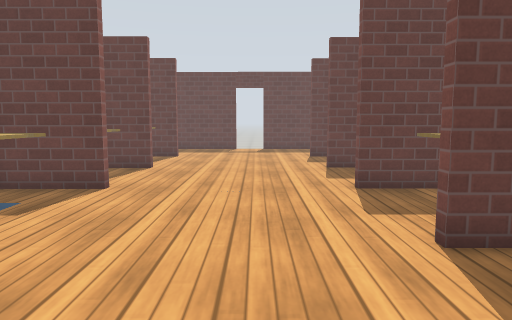
view 1 (above)

17 first-person views from a walk through a Gazebo world. The camera is 0.9 m above the floor, tilts 6° down and sees 70° across. The floor is counted in squares, 0.5 m on a side. Each view is taken from the middle of a square. On the plan, view 1 faces up. The plan holds only what a view shows up to about 18 squares ahead; the rest is blank. Gazebo's built-in surfaces are drawn with simple patterns.

view 2
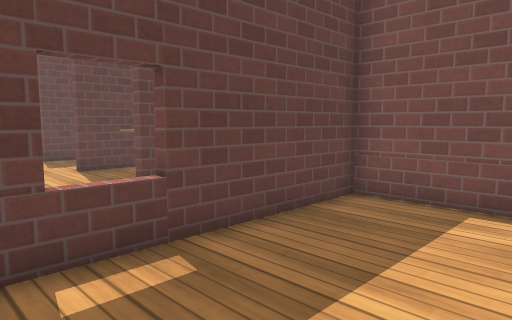

view 3
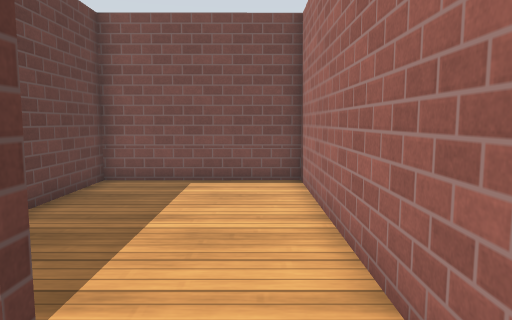

view 4
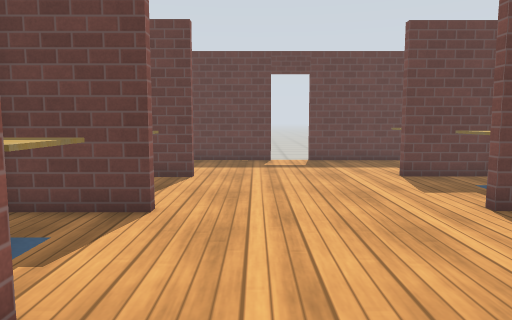

view 5
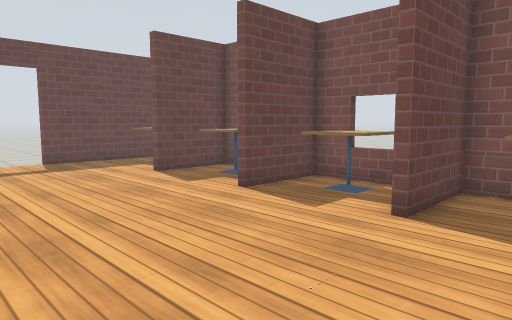

view 6
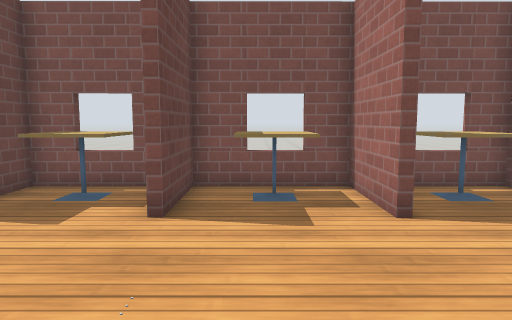

view 7
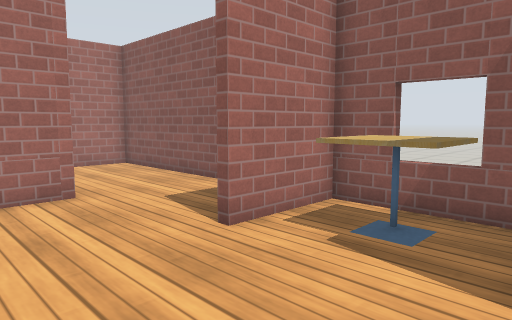

view 8
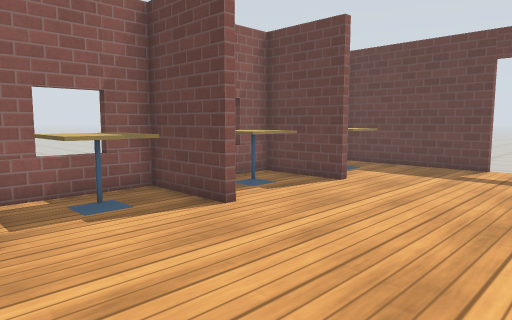

view 9
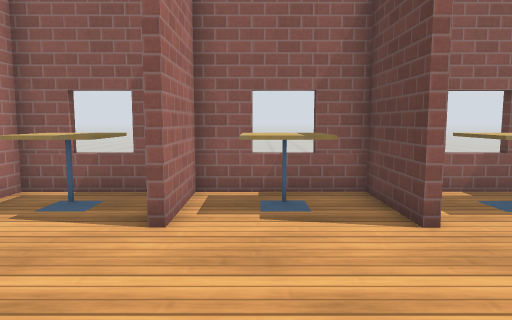

view 10
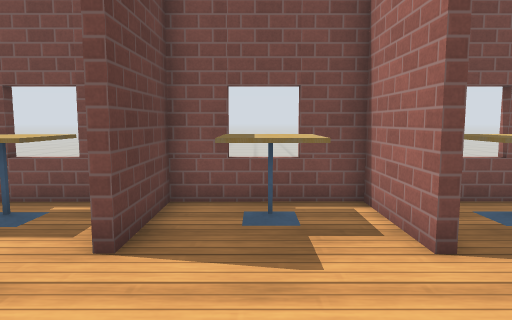

view 11
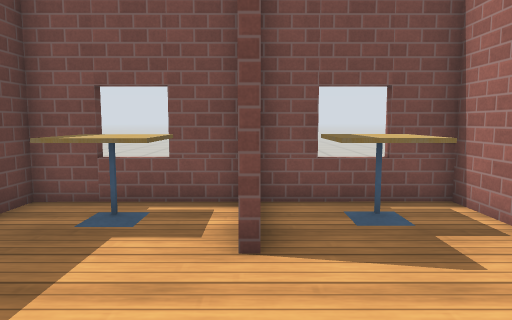

view 12
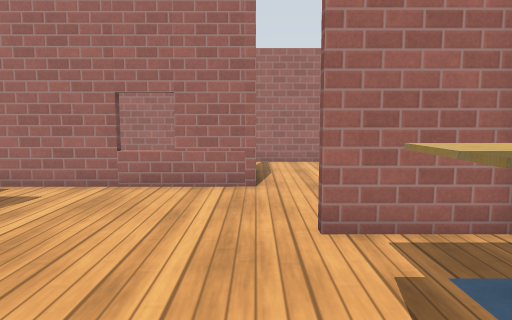

view 13
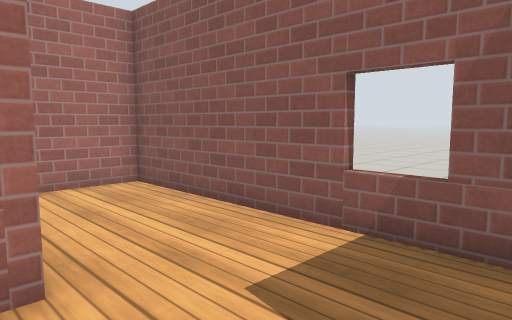

view 14
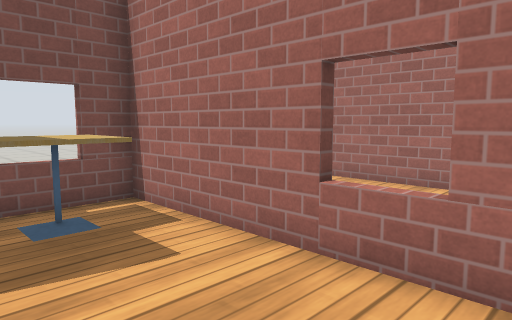

view 15
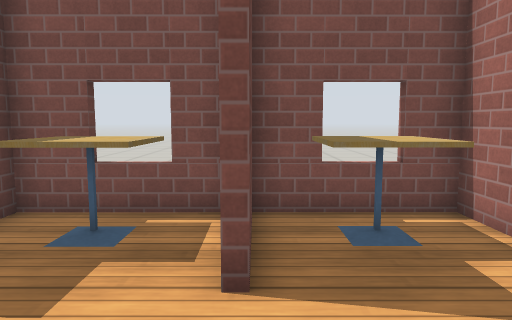

view 16
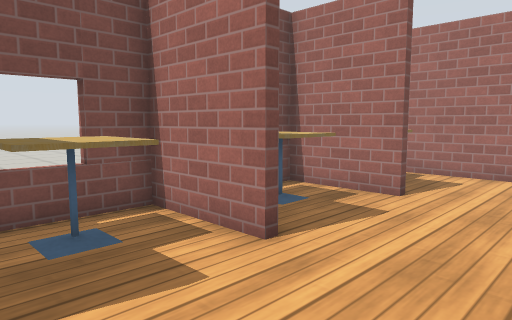

view 17
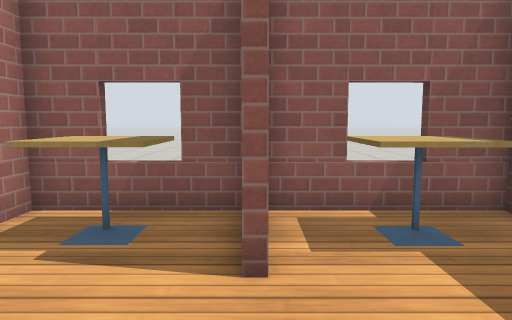

### Floor plan
Ten units are one square. View 1 is at (0, 0); x grows to the right and y downward. Boxes are objects, and circles mark ways between rooms. Rooms are numbered by the first view taken in them; rooms with no view inside come last. Other rooms are left out.
<svg viewBox="-82 -246 149 305">
<path fill="none" stroke="#000" d="M-25 53 62 54 62 -7 -13 -7M-40 -97 -69 -97M-41 -142 -73 -142 -73 -100M-73 -89 -73 -53 -40 -53 -40 -49M26 -53 61 -53 61 -97 29 -97 29 -100 61 -101 61 -142 29 -142 29 -145 61 -146 61 -189 28 -189M-77 -67 -72 -67M-77 -160 -72 -160M-41 -193 -41 -189 -73 -189 -73 -145 -41 -145M-72 -175 -77 -175M-73 -43 -72 53 -25 53M-30 -10 62 -10 61 -51 26 -51M61 -193 61 -240 5 -240M-13 -240 -73 -241 -73 -193M-72 -225 -77 -225"/>
<rect x="-65" y="-85" width="20" height="20" fill="#bbb"><title>cafe table</title></rect>
<rect x="-65" y="-135" width="20" height="30" fill="#bbb"><title>cafe table</title></rect>
<rect x="-65" y="-175" width="20" height="20" fill="#bbb"><title>cafe table</title></rect>
<rect x="-65" y="-225" width="20" height="20" fill="#bbb"><title>cafe table</title></rect>
<rect x="35" y="-45" width="20" height="30" fill="#bbb"><title>cafe table</title></rect>
<rect x="35" y="-85" width="20" height="20" fill="#bbb"><title>cafe table</title></rect>
<rect x="35" y="-135" width="20" height="30" fill="#bbb"><title>cafe table</title></rect>
<rect x="35" y="-175" width="20" height="20" fill="#bbb"><title>cafe table</title></rect>
<rect x="35" y="-225" width="20" height="20" fill="#bbb"><title>cafe table</title></rect>
<circle cx="-30" cy="40" r="3" fill="#2a7"/>
<text x="10" y="20">1</text>
<text x="-10" y="-110">2</text>
</svg>
Room 1 opens to room 2.

Where each view was taken, in squares from view 1:
view 1: 0 up, 0 right, facing up
view 2: 4 down, 2 left, facing up-right
view 3: 4 down, 5 left, facing right
view 4: 7 up, 2 left, facing up
view 5: 7 up, 4 left, facing up-right
view 6: 8 up, 4 left, facing right
view 7: 10 up, 0 right, facing down-left
view 8: 9 up, 2 right, facing up-left
view 9: 16 up, 2 right, facing left
view 10: 17 up, 2 left, facing right
view 11: 19 up, 2 left, facing right
view 12: 11 up, 3 left, facing down
view 13: 5 up, 2 left, facing down-left
view 14: 5 up, 2 left, facing down-right
view 15: 5 up, 1 left, facing right
view 16: 14 up, 1 left, facing down-right
view 17: 19 up, 0 right, facing left
